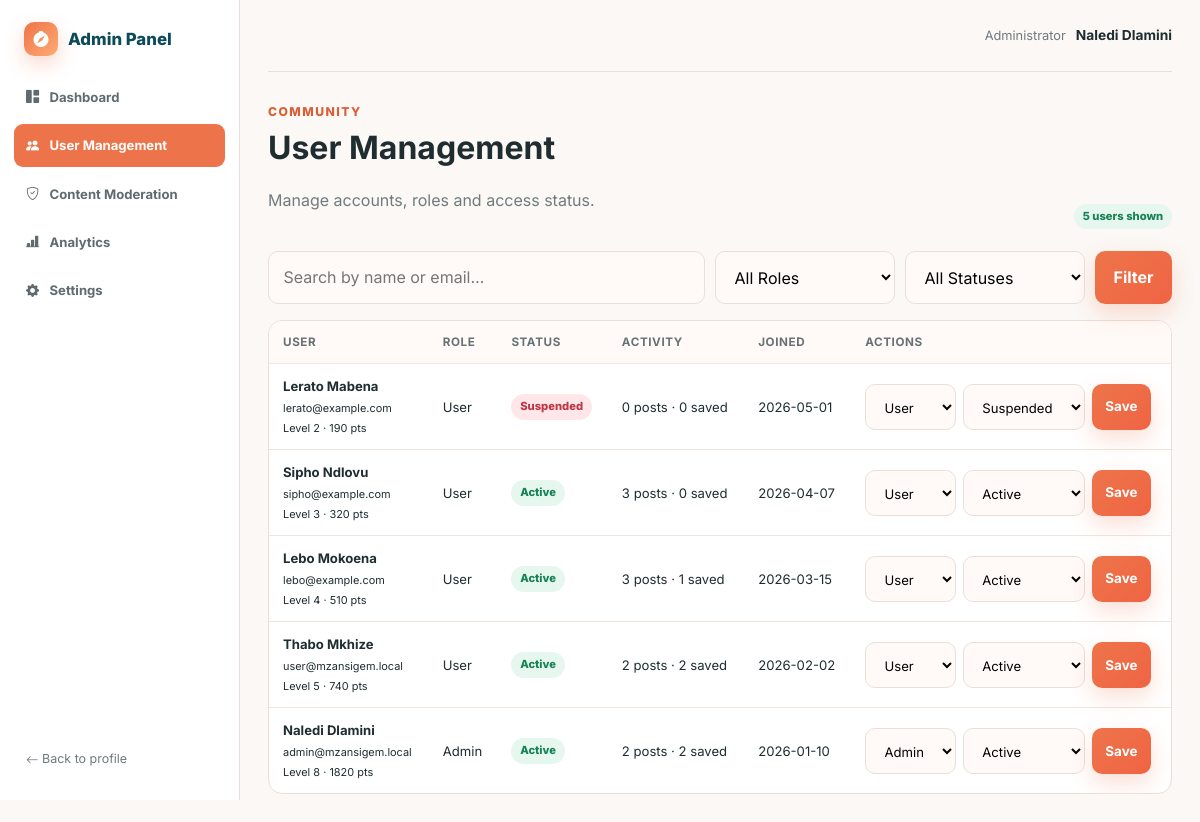
Before: /admin/users.php (signed in) with the older database file.
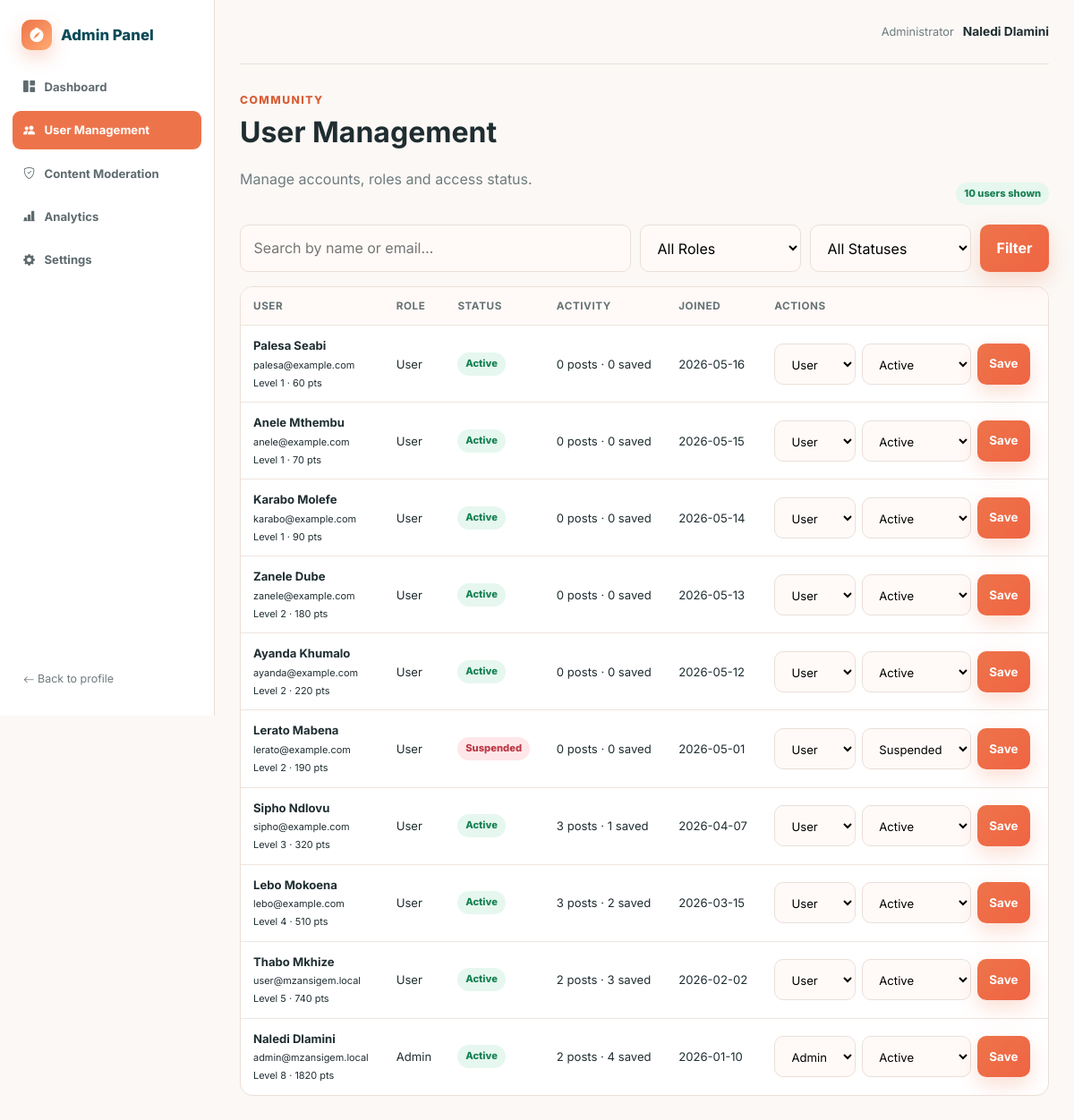
After: the same page with the newer database file.
### tables this page shows
CREATE TABLE users (
    id INT UNSIGNED AUTO_INCREMENT PRIMARY KEY,
    full_name VARCHAR(100) NOT NULL,
    email VARCHAR(190) NOT NULL UNIQUE,
    firebase_uid VARCHAR(128) NULL UNIQUE,
    city VARCHAR(100) NOT NULL,
    password_hash VARCHAR(255) NOT NULL,
    email_verified_at DATETIME NULL,
    bio VARCHAR(300) NULL,
    role ENUM('user','admin') NOT NULL DEFAULT 'user',
    status ENUM('active','suspended') NOT NULL DEFAULT 'active',
    level INT UNSIGNED NOT NULL DEFAULT 1,
    points INT UNSIGNED NOT NULL DEFAULT 0,
    notify_new_gems TINYINT(1) NOT NULL DEFAULT 1,
    notify_comments TINYINT(1) NOT NULL DEFAULT 1,
    notify_likes_saves TINYINT(1) NOT NULL DEFAULT 1,
    personalized_recommendations TINYINT(1) NOT NULL DEFAULT 1,
    show_saved_gems TINYINT(1) NOT NULL DEFAULT 1,
    show_activity_status TINYINT(1) NOT NULL DEFAULT 1,
    created_at TIMESTAMP NOT NULL DEFAULT CURRENT_TIMESTAMP,
    updated_at TIMESTAMP NOT NULL DEFAULT CURRENT_TIMESTAMP ON UPDATE CURRENT_TIMESTAMP,
    INDEX idx_users_role_status (role, status),
    INDEX idx_users_city (city)
);

### includes/functions.php (called while the page is built, shortened)
<?php
function url(string $path = ''): string
{
    return APP_URL . ($path !== '' ? '/' . ltrim($path, '/') : '');
}
function asset(string $path): string
{
    return url('assets/' . ltrim($path, '/'));
}
function e(mixed $value): string
{
    return htmlspecialchars((string)$value, ENT_QUOTES, 'UTF-8');
}
function current_user(): ?array
{
    static $cachedId = null;
    static $cachedUser = null;
    $id = isset($_SESSION['user_id']) ? (int)$_SESSION['user_id'] : null;
    if ($cachedId === $id && is_array($cachedUser)) {
        return $cachedUser;
    }
    $stmt = db()->prepare('SELECT * FROM users WHERE id = ? LIMIT 1');
    $stmt->execute([$id]);
    $user = $stmt->fetch();
    $cachedId = $id;
    $cachedUser = $user;
    return $user;
}
function is_logged_in(): bool
{
    return current_user() !== null;
}
function require_login(): void
{
    if (!is_logged_in()) {
        flash('warning', 'Please sign in to continue.');
        $_SESSION['intended_url'] = $_SERVER['REQUEST_URI'] ?? url();
        redirect('login.php');
    }
}
function require_admin(): void
{
    require_login();
}

### config/database.php (called while the page is built, shortened)
<?php
function db(): PDO
{
    static $pdo = null;
    if ($pdo instanceof PDO) {
        return $pdo;
    }
    $dsn = sprintf('mysql:host=%s;port=%s;dbname=%s;charset=utf8mb4', DB_HOST, DB_PORT, DB_NAME);
    try {
        $pdo = new PDO($dsn, DB_USER, DB_PASS, [
            PDO::ATTR_ERRMODE => PDO::ERRMODE_EXCEPTION,
            PDO::ATTR_DEFAULT_FETCH_MODE => PDO::FETCH_ASSOC,
            PDO::ATTR_EMULATE_PREPARES => false,
        ]);
    } catch (PDOException $e) {
        http_response_code(500);
        $message = APP_ENV === 'development'
            ? 'Database connection failed: ' . htmlspecialchars($e->getMessage(), ENT_QUOTES, 'UTF-8')
            : 'Database connection failed.';
        exit('<div style="font-family:Arial;padding:2rem;max-width:760px;margin:auto"><h1>Mzansi Gem setup required</h1><p>' . $message . '</p><p>Import <code>database/install.sql</code> and check <code>config/config.php</code> or your environment variables.</p></div>');
    }
    return $pdo;
}

### admin/users.php (the view, shortened to what this page needs)
<?php
require dirname(__DIR__).'/includes/bootstrap.php';require_admin();
$q=trim((string)($_GET['q']??''));$where=['1=1'];$params=[];
$sql="SELECT u.*,(SELECT COUNT(*) FROM gems g WHERE g.user_id=u.id) AS posts,(SELECT COUNT(*) FROM saved_gems s WHERE s.user_id=u.id) AS saved FROM users u WHERE ".implode(' AND ',$where).' ORDER BY u.created_at DESC';$stmt=db()->prepare($sql);$stmt->execute($params);$users=$stmt->fetchAll();
$pageTitle='User Management';$activeAdmin='users';require dirname(__DIR__).'/includes/admin-header.php';
?>
<div class="admin-page-head"><div><span class="eyebrow">Community</span><h1>User Management</h1><p class="muted">Manage accounts, roles and access status.</p></div><span class="status-badge status-active"><?=count($users)?> users shown</span></div>
<form class="admin-filter-bar" method="get"><input class="form-control search-wide" name="q" value="<?=e($q)?>" placeholder="Search by name or email…"><select class="form-control" name="role"><option value="">All Roles</option></select><select class="form-control" name="status"><option value="">All Statuses</option></select><button class="btn btn-primary">Filter</button></form>
<div class="table-wrap"><table class="data-table"><thead><tr><th>User</th><th>Role</th><th>Status</th><th>Activity</th><th>Joined</th><th>Actions</th></tr></thead><tbody><?php foreach($users as $u):?><tr><td><strong><?=e($u['full_name'])?></strong><br><small><?=e($u['email'])?></small><br><small>Level <?=(int)$u['level']?> · <?=(int)$u['points']?> pts</small></td><td><?=e(ucfirst($u['role']))?></td><td><span class="status-badge status-<?=e($u['status'])?>"><?=e(ucfirst($u['status']))?></span></td><td><?=(int)$u['posts']?> posts · <?=(int)$u['saved']?> saved</td><td><?=e(date('Y-m-d',strtotime($u['created_at'])))?></td><td><form method="post" class="action-row"><?=csrf_field()?><input type="hidden" name="user_id" value="<?=(int)$u['id']?>"><select class="form-control" name="role" style="width:auto"><option value="user" <?=$u['role']==='user'?'selected':''?>>User</option><option value="admin" <?=$u['role']==='admin'?'selected':''?>>Admin</option></select><select class="form-control" name="status" style="width:auto"><option value="active" <?=$u['status']==='active'?'selected':''?>>Active</option><option value="suspended" <?=$u['status']==='suspended'?'selected':''?>>Suspended</option></select><button class="btn btn-primary btn-sm">Save</button></form></td></tr><?php endforeach;?></tbody></table></div>
<?php require dirname(__DIR__).'/includes/admin-footer.php'; ?>

### includes/admin-header.php (shortened to what this page needs)
<?php
$activeAdmin = $activeAdmin ?? 'dashboard';
$user = current_user();
?>
<!doctype html>
<html lang="en">
<head>
    <link rel="stylesheet" href="https://cdn.jsdelivr.net/npm/bootstrap-icons@1.13.1/font/bootstrap-icons.min.css">
    <link rel="stylesheet" href="<?= asset('css/style.css') ?>">
    <link rel="stylesheet" href="<?= asset('css/admin.css') ?>">
</head>
<body class="admin-body">
<div class="admin-shell">
    <aside class="admin-sidebar">
        <a class="brand admin-brand" href="<?= url('admin/index.php') ?>"><span class="brand-mark"><i class="bi bi-compass-fill"></i></span><span>Admin Panel</span></a>
        <nav>
            <a class="<?= $activeAdmin === 'dashboard' ? 'active' : '' ?>" href="<?= url('admin/index.php') ?>"><i class="bi bi-grid-1x2-fill"></i> Dashboard</a>
            <a class="<?= $activeAdmin === 'users' ? 'active' : '' ?>" href="<?= url('admin/users.php') ?>"><i class="bi bi-people-fill"></i> User Management</a>
            <a class="<?= $activeAdmin === 'moderation' ? 'active' : '' ?>" href="<?= url('admin/moderation.php') ?>"><i class="bi bi-shield-check"></i> Content Moderation</a>
            <a class="<?= $activeAdmin === 'analytics' ? 'active' : '' ?>" href="<?= url('admin/analytics.php') ?>"><i class="bi bi-bar-chart-line-fill"></i> Analytics</a>
            <a class="<?= $activeAdmin === 'settings' ? 'active' : '' ?>" href="<?= url('admin/settings.php') ?>"><i class="bi bi-gear-fill"></i> Settings</a>
        </nav>
        <a class="back-profile" href="<?= url('profile.php') ?>"><i class="bi bi-arrow-left"></i> Back to profile</a>
    </aside>
    <main class="admin-main">
        <header class="admin-topbar">
            <div><span class="muted">Administrator</span><strong><?= e($user['full_name'] ?? '') ?></strong></div>
        </header>

### includes/admin-footer.php (shortened to what this page needs)
    </main>
</div>
</body>
</html>

### assets/css/style.css (style rules this page uses)
:root { --orange:#ed744a;--orange-dark:#d95d35;--peach:#ffab72;--cream:#fffaf7;--soft:#f8f2ee; --ink:#1f2d31;--muted:#6f7b7e;--teal:#0c4b59;--line:#eadfd8;--green:#20a66a;--red:#d94d54; --shadow:0 14px 40px rgba(87,54,40,.12);--radius:18px;--radius-sm:11px;--container:1180px; }
* { box-sizing:border-box }
html { scroll-behavior:smooth }
body { margin:0;font-family:Inter,system-ui,-apple-system,Segoe UI,sans-serif;color:var(--ink);background:var(--cream);line-height:1.55 }
a { color:inherit;text-decoration:none }
button,input,select,textarea { font:inherit }
button { cursor:pointer }
.muted { color:var(--muted) }
.eyebrow { color:var(--orange-dark);font-weight:800;letter-spacing:.12em;text-transform:uppercase;font-size:.76rem }
.brand { display:inline-flex;align-items:center;gap:10px;font-weight:800;color:var(--teal);font-size:1.05rem }
.brand-mark { display:grid;place-items:center;width:34px;height:34px;border-radius:10px;color:white;background:linear-gradient(135deg,var(--orange),var(--peach));box-shadow:0 8px 20px rgba(237,116,74,.28) }
.btn { border:0;border-radius:10px;padding:.78rem 1.15rem;display:inline-flex;align-items:center;justify-content:center;gap:8px;font-weight:700;transition:.2s ease }
.btn-primary { background:linear-gradient(135deg,var(--orange),#f06443);color:#fff;box-shadow:0 9px 22px rgba(237,116,74,.24) }
.btn-sm { padding:.55rem .85rem;font-size:.84rem }
.form-control { width:100%;border:1px solid var(--line);background:#fffaf8;border-radius:10px;padding:.82rem .9rem;outline:0;transition:.2s }
.status-badge { display:inline-flex;border-radius:999px;padding:.25rem .55rem;font-size:.7rem;font-weight:800 }
.status-approved,.status-active { background:#e6f7ef;color:#188254 }
.status-rejected,.status-suspended { background:#ffe7e9;color:#bb3744 }
.table-wrap { overflow:auto;background:#fff;border:1px solid var(--line);border-radius:14px }
.data-table { width:100%;border-collapse:collapse;font-size:.82rem }
.data-table th,.data-table td { text-align:left;padding:12px 14px;border-bottom:1px solid #eee5df;vertical-align:middle }
.data-table th { background:#fffaf7;color:#667275;font-size:.73rem;text-transform:uppercase;letter-spacing:.05em }
.data-table tr:last-child td { border:0 }
.action-row { display:flex;gap:7px;flex-wrap:wrap }
.bi { line-height:1;vertical-align:-.125em }
.desktop-nav a,.btn,.avatar-link,.footer-links a { display:inline-flex;align-items:center;gap:.45rem }
.brand-mark .bi { font-size:1rem }
.admin-sidebar nav a { display:flex;align-items:center;gap:.65rem }

### assets/css/admin.css (style rules this page uses)
.admin-body { background:#fbf8f5;padding:0 }
.admin-shell { min-height:100vh;display:grid;grid-template-columns:240px 1fr }
.admin-sidebar { background:#fff;border-right:1px solid var(--line);padding:22px 14px;position:sticky;top:0;height:100vh;display:flex;flex-direction:column;z-index:80 }
.admin-brand { padding:0 10px 20px }
.admin-sidebar nav { display:grid;gap:6px }
.admin-sidebar nav a { padding:11px 12px;border-radius:9px;font-size:.82rem;font-weight:700;color:#5f6b6e }
.admin-sidebar nav a:hover,.admin-sidebar nav a.active { background:var(--orange);color:#fff }
.back-profile { margin-top:auto;padding:10px 12px;font-size:.78rem;color:var(--muted) }
.admin-main { min-width:0;padding:0 28px 50px }
.admin-topbar { height:72px;display:flex;align-items:center;justify-content:flex-end;border-bottom:1px solid var(--line);margin-bottom:26px }
.admin-topbar>div { display:flex;gap:10px;align-items:center;font-size:.8rem }
.admin-topbar strong { font-size:.86rem }
.admin-page-head { display:flex;justify-content:space-between;gap:20px;align-items:end;margin-bottom:22px }
.admin-page-head h1 { margin:0 }
.admin-filter-bar { display:grid;grid-template-columns:1fr 180px 180px auto;gap:10px;margin-bottom:16px }

Changed rows visible on the page:
computed for users "Naledi Dlamini": saved "2" → "4"
added users: full_name "Palesa Seabi", email "palesa@example.com", level "1", points "60", role "User", status "Active", posts "0", saved "0", created_at "2026-05-16"
added users: full_name "Anele Mthembu", email "anele@example.com", level "1", points "70", role "User", status "Active", posts "0", saved "0", created_at "2026-05-15"
added users: full_name "Karabo Molefe", email "karabo@example.com", level "1", points "90", role "User", status "Active", posts "0", saved "0", created_at "2026-05-14"
added users: full_name "Zanele Dube", email "zanele@example.com", level "2", points "180", role "User", status "Active", posts "0", saved "0", created_at "2026-05-13"
added users: full_name "Ayanda Khumalo", email "ayanda@example.com", level "2", points "220", role "User", status "Active", posts "0", saved "0", created_at "2026-05-12"
computed for users "Sipho Ndlovu": saved "0" → "1"
computed for users "Lebo Mokoena": saved "1" → "2"
computed for users "Thabo Mkhize": saved "2" → "3"
Other visible differences:
count($users): "5" → "10"
